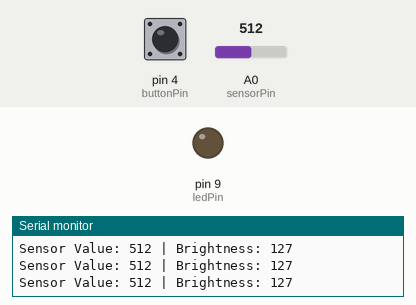
This sketch was run on a simulated Arduino Uno, built with avr-gcc and run on an emulated ATmega328P. On the bench: output pins drawn as LEDs (lit = HIGH), the last lines printed to the serial monitor. The test bench sets the inputs (shaded band); at power-on: pin 4 (buttonPin) LOW, A0 (sensorPin) = 512.

Above: at 1.2 s.
1.3 s: pin 4 (buttonPin) pulled HIGH for 1 s
At 3.0 s:
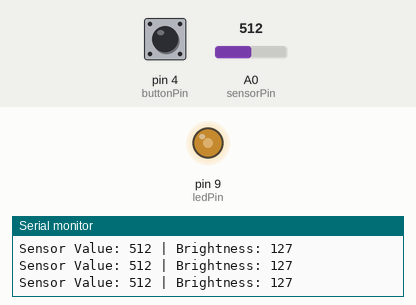
4.3 s: A0 (sensorPin) set to 716
At 5.2 s:
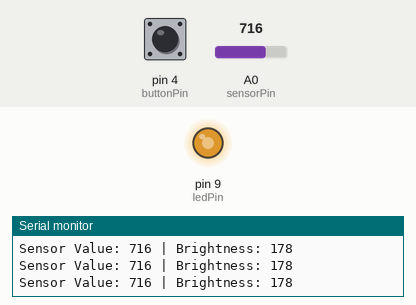
5.8 s: A0 (sensorPin) set to 900
At 6.7 s:
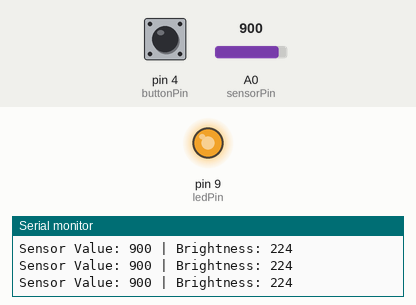
7.3 s: A0 (sensorPin) set to 122
At 8.2 s:
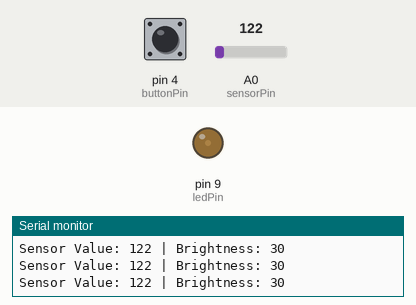
8.8 s: A0 (sensorPin) set to 0
At 9.7 s:
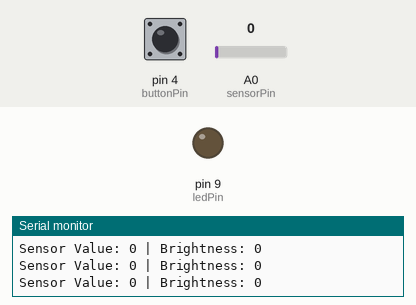
10.3 s: A0 (sensorPin) set to 3
11.8 s: A0 (sensorPin) set to 6
At 12.5 s:
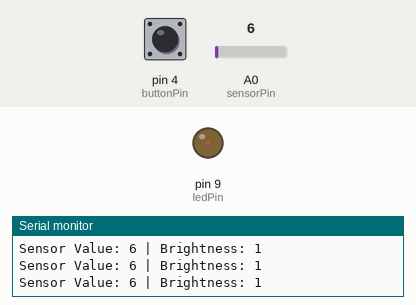
Timing chart, 0 to 14.3 s (numbered marks = the images above; inputs shaded):
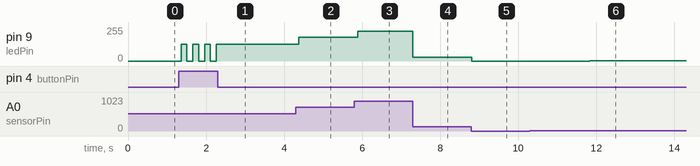

Measured:
- after the input at 1.3 s, pin 9 (ledPin): alternates 127/255 for 0.15 s and 0/255 for 0.15 s, 7 changes in all, then stays 127/255, starting after 0.06 s
- after the input at 4.3 s, pin 9 (ledPin): 127/255 → 178/255 after 0.08 s
- after the input at 5.8 s, pin 9 (ledPin): 178/255 → 224/255 after 0.09 s
- after the input at 7.3 s, pin 9 (ledPin): 224/255 → 30/255 at once
- after the input at 8.8 s, pin 9 (ledPin): 30/255 → 0/255 at once
- after the input at 11.8 s, pin 9 (ledPin): 0/255 → 1/255 at once

The sketch:

AnalogOUT_ButtonStatus.ino
```cpp
const int sensorPin = A0;
const int ledPin = 9;
const int buttonPin = 4;
int buttonState = 0;

void setup() {
  pinMode(ledPin, OUTPUT);
  pinMode(buttonPin, INPUT);
  Serial.begin(9600);
}

void loop() {
  int sensorValue = analogRead(sensorPin);
  int brightness = map(sensorValue, 0, 1023, 0, 255);
  int buttonVal = digitalRead(buttonPin);


  if (buttonVal == HIGH){
    if (buttonState == LOW){
      buttonState = HIGH;
    } else {
      buttonState = LOW;
    }
   delay(50);
  }
  if (buttonState == HIGH) {
    analogWrite(ledPin, brightness);
  } else {
    digitalWrite(ledPin, LOW);
  }
  Serial.print("Sensor Value: ");
  Serial.print(sensorValue);
  Serial.print(" | Brightness: ");
  Serial.println(brightness);

  delay(100);
}
```
